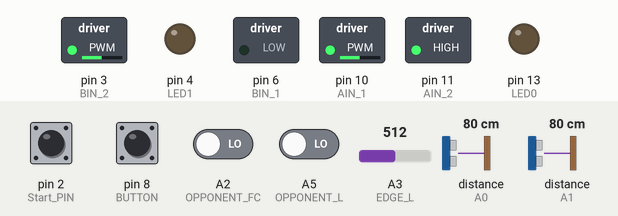
Simulated run of this sketch. Board: Arduino Uno, built with avr-gcc and run on an emulated ATmega328P. On the bench: switched loads named in the sketch (green lamp = pin HIGH), output pins drawn as LEDs (lit = HIGH). Dashed ring = blinking. The test bench sets the inputs (shaded band); at power-on: pin 2 (Start_PIN), pin 8 (BUTTON) HIGH, A2 (OPPONENT_FC), A5 (OPPONENT_L) LOW, A3 (EDGE_L) = 512, distance to the obstacle (sensors on A0, A1) 80 cm.

Above: at 1.4 s.
1.5 s: A3 (EDGE_L) set to 492
At 2.11 s:
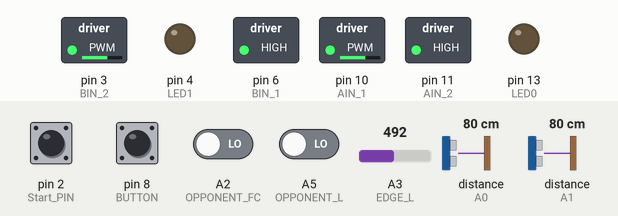
At 2.88 s:
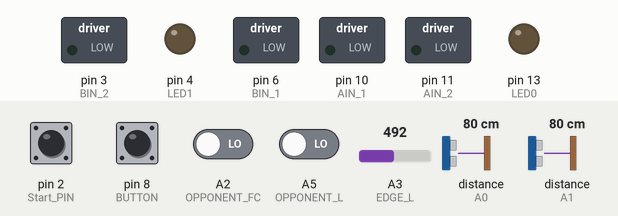
4.5 s: pin 2 (Start_PIN) pulled LOW for 1 s
At 5.6 s:
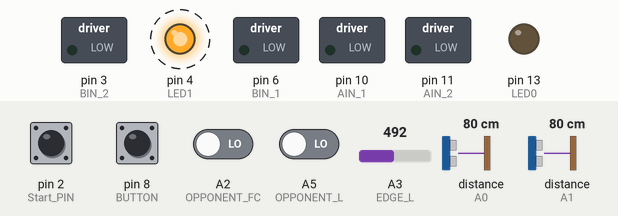
Timing chart, 0 to 14.5 s (numbered marks = the images above; inputs shaded):
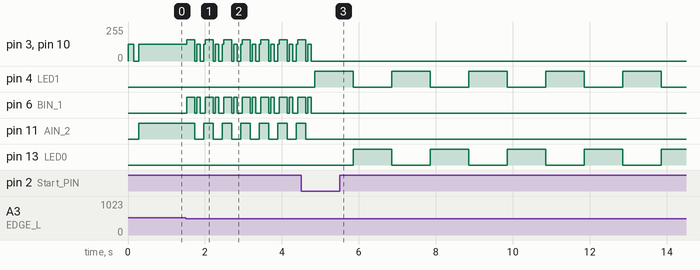

Measured:
- the behaviour switches between 501 and 500 on A3 (EDGE_L) (found by bisection; images 0 and 1)
- after the input at 1.5 s, pin 3 (BIN_2): 125/255 → 160/255 at once, then repeats every 0.48 s: 0/255 0.05 s, 125/255 0.10 s, 0/255 0.09 s, 125/255 0.04 s, 160/255 0.20 s; pin 6 (BIN_1): LOW → HIGH at once, then repeats every 0.48 s: LOW 0.05 s, HIGH 0.10 s, LOW 0.13 s, HIGH 0.20 s
- after the input at 4.5 s, pin 4 (LED1): alternates HIGH for 1.0 s and LOW for 1.0 s, starting after 0.36 s; pin 6 (BIN_1): goes on until 4.8 s, then stays LOW; pin 11 (AIN_2): goes on until 4.6 s, then stays LOW; pin 13 (LED0): alternates HIGH for 1.0 s and LOW for 1.0 s, starting after 1.4 s

The sketch:

Sumo_last_test_firmware.ino
```cpp
  // Wiring Connections.

  #include <SharpIR.h>
  #define model 20150


  #define LED0          13  // Onboard LED 0 dublicate on PBC
  #define LED1          4   // PBC LED 1
  #define Start_PIN     2   // Start module start pin
  //#define KILL_PIN      12  // Start module kill pin
  #define BUZZ          9   // Buzzer
  #define BUTTON        8   // Start button
  #define EDGE_L        A3   // Left edge sensor
  #define EDGE_R        A3   // Right edge sensor
  #define EDGE_M        A3   // Right edge sensor
  #define OPPONENT_L    A5  // Left opponent sensor
  #define OPPONENT_R    A4  // Right opponent sensor
  #define OPPONENT_FR   A1  // Front right opponent sensor
  #define OPPONENT_FC   A2  // Front center opponent sensor
  #define OPPONENT_FL   A0  // Front left opponent sensor

//#define DEBUG_ENABLE

//#define Back_Start

#define UseGyverMotor 0 // 0 - Simple Drive, 1 - GyverMotor


/////////////////////

//#define useLineSen
//#define testAtHohe
/////////////////////
int disR;
int disL;
int sensorValue = 0;
int count = 0;


////////////////////////////////////
//////////// SPEED ////////////////
//////////////////////////////////
#define MAX_SPEED 200
#define STRAIGHT_SPEED 125
#define SEARCH_SPEED_1 100
#define SEARCH_SPEED_2 100
#define ROTATE_TANK_SPEED 125
#define ROTATE_SPEED 125
#define BRAKEOUT_SPEED 160
#define ATACK_SPEED 125

////////////////////////////////

bool mode = 0;        // Mode 0: For 2S
// Mode 1: For 3S


int difference = 0;
uint32_t myTimer1;
uint8_t attackZone = 0; //0-12

SharpIR Sharp_R(OPPONENT_FR, model);
SharpIR Sharp_L(OPPONENT_FL, model);

/*
  int PWMA = 5;
  int PWMB = 6;
  int BIN_1 = 11;
  int BIN_2 = 10;
  int AIN_1 = 9;
  int AIN_2 = 8;
*/


//#ifdef TA6586
#define AIN_1 10
#define AIN_2 11
#define BIN_1 6
#define BIN_2 3

#if (UseGyverMotor == 1)
#include <GyverMotor2.h>
GMotor2<DRIVER2WIRE_PWM> motorR(10, 11);
GMotor2<DRIVER2WIRE_PWM> motorL(6, 3);
#endif


// Direction.
#define LEFT    0
#define RIGHT   1

// Global variables.
uint8_t searchDir = LEFT;


// Configure the motor driver.


/*******************************************************************************
   Start Routine
   This function should be called once only when the game start.
 *******************************************************************************/
void startRoutine() {
  // Start delay.
#ifdef Back_Start

drive(-MAX_SPEED+10, -MAX_SPEED);
  // Turn right around 45 degress.
  delay(400);

  drive(-ROTATE_TANK_SPEED, ROTATE_TANK_SPEED);

  delay(150);
  drive(0,0);
  delay(50);

#endif

  // Go straight.
  drive(STRAIGHT_SPEED, STRAIGHT_SPEED);
  delay(150);

  drive(0,0);
  delay(50);
  //drive(-ROTATE_TANK_SPEED, ROTATE_TANK_SPEED);
  //delay(150);
  // Turn left until opponent is detected.
  //drive(-0, ROTATE_TANK_SPEED);

  uint32_t startTimestamp = millis();
  while (StarusFr()) {
    // Quit if opponent is not found after timeout.
    if (millis() - startTimestamp > 200) {
      break;
    }
  }
  //drive(0,0);
  /*

while(true)
{
  blink(1);
  drive(0,0);
}
*/

}


/*******************************************************************************
   Back Off
   This function should be called when the ring edge is detected.
 *******************************************************************************/
void backoff(uint8_t dir) {
  // Stop the motors.

  // Reverse.
  drive(-BRAKEOUT_SPEED, -BRAKEOUT_SPEED);
#ifdef DEBUG_ENABLE
  Serial.println("Reverse");
#endif

  delay(200);

  // Stop the motors.
  drive(0, 0);

  delay(50);

  // Rotate..
  if (dir == LEFT) {
    drive(-ROTATE_SPEED, ROTATE_SPEED);

#ifdef DEBUG_ENABLE
    Serial.println("Dir_Left");
#endif


  } else  {
    drive(ROTATE_SPEED, -ROTATE_SPEED);

#ifdef DEBUG_ENABLE
    Serial.println("Dir_Right");
#endif
  }
  delay(100);

  // Start looking for opponent.
  // Timeout after a short period.
  uint32_t uTurnTimestamp = millis();
  while (millis() - uTurnTimestamp < 200) {
    // Opponent is detected if either one of the opponent sensor is triggered.
    if ( !StarusFr() ||
         !statusL() ||
         !statusR() ||
         digitalRead(OPPONENT_L) ||
         digitalRead(OPPONENT_R) ) {

      // Stop the motors.
      drive(0, 0);
      delay(50);

#ifdef DEBUG_ENABLE
      Serial.println("BrakeOut Trig");
#endif


      // Return to the main loop and run the attach program.
      return;
    }
  }

  // If opponent is not found, move forward and continue searching in the main loop..

  drive(STRAIGHT_SPEED, STRAIGHT_SPEED);

  delay(100);
}


/*******************************************************************************
   Search
 *******************************************************************************/
void search() {
  // Move in circular motion.
  if (searchDir == LEFT) {
    drive(-SEARCH_SPEED_1, SEARCH_SPEED_1);
#ifdef DEBUG_ENABLE
    Serial.println("Search_Left");
#endif
  }
  else {
    drive(SEARCH_SPEED_1, -SEARCH_SPEED_1);
#ifdef DEBUG_ENABLE
    Serial.println("Search_Right");
#endif
  }


}


/*******************************************************************************
   Attack
   Track and attack the opponent in full speed.
   Do nothing if opponent is not found.
 *******************************************************************************/
void attack() {
  uint32_t attackTimestamp = millis();
  if (LineSens() == 0) {
    // Back off and make a U-Turn to the right.
    backoff(RIGHT);

  }

  // Opponent in front center.
  // Go straight in full speed.

  if (StarusFr() && statusL() && statusR()) {
    drive((MAX_SPEED + count), (MAX_SPEED + count));
    count++;
#ifdef DEBUG_ENABLE
    Serial.println("Attack Front Max Speed");
#endif
  }

  else if (StarusFr() && statusL()) {
    drive(ATACK_SPEED, (ATACK_SPEED + 10));
    searchDir = LEFT;
    #ifdef DEBUG_ENABLE
      Serial.println("Attack Front");
    #endif
  }
  else if (StarusFr() && statusR()) {
  drive((ATACK_SPEED + 10), ATACK_SPEED);
  searchDir = RIGHT;
#ifdef DEBUG_ENABLE
    Serial.println("Attack Front");
#endif
  }
  else if (StarusFr()) {
  drive(ATACK_SPEED, ATACK_SPEED);
#ifdef DEBUG_ENABLE
    Serial.println("Attack Front");
#endif
  }

  // Opponent in front left.
  // Turn left.
  else if (statusL()) {
    searchDir = LEFT;
    drive(0, ROTATE_TANK_SPEED);
#ifdef DEBUG_ENABLE
    Serial.println("Attack Front left");
#endif
  }

  // Opponent in front right.
  // Turn right.
  else if (statusR()) {
    searchDir = RIGHT;
    drive(ROTATE_TANK_SPEED, 0);
#ifdef DEBUG_ENABLE
    Serial.println("Attack Front right");
#endif
  }

  // Opponent in left side.
  // Rotate left until opponent is in front.
  else if (!digitalRead(OPPONENT_L) == 1) {
    drive(-ROTATE_SPEED, ROTATE_SPEED);
    searchDir = LEFT;
#ifdef DEBUG_ENABLE
    Serial.println("Attack LEFT");
#endif
    while (StarusFr()) {
      // Quit if opponent is not found after timeout.
      if (millis() - attackTimestamp > 200) {
        break;
      }
    }
  }

  // Opponent in right side.
  // Rotate right until opponent is in front.
  else if (!digitalRead(OPPONENT_R) == 1) {
    drive(ROTATE_SPEED, -ROTATE_SPEED);
    searchDir = RIGHT;
#ifdef DEBUG_ENABLE
    Serial.println("Attack RIGHT");
#endif
    while (StarusFr()) {
      // Quit if opponent is not found after timeout.
      if (millis() - attackTimestamp > 200) {
        break;
      }
    }
  }
}


/*******************************************************************************
   Setup
   This function runs once after reset.
 *******************************************************************************/
void setup() {

#ifdef DEBUG_ENABLE
  Serial.begin(9600);
  //Serial.setTimeout(100);
#endif

#if (UseGyverMotor == 1)
motorR.setMinDuty(70);   // мин. ШИМ
motorL.setMinDuty(70);   // мин. ШИМ
#endif

  pinMode(Start_PIN, INPUT);
  //pinMode(KILL_PIN, INPUT);

pinMode(OPPONENT_FC, INPUT);
pinMode(OPPONENT_R, INPUT);
pinMode(OPPONENT_L, INPUT);


  pinMode(BUTTON, INPUT_PULLUP);
  //pinMode(EDGE_L, INPUT);
  //pinMode(EDGE_R, INPUT);

#if (UseGyverMotor == 0)
  pinMode(BIN_1, OUTPUT);
  pinMode(BIN_2, OUTPUT);
  pinMode(AIN_1, OUTPUT);
  pinMode(AIN_2, OUTPUT);
#endif


  pinMode(LED0, OUTPUT);
  pinMode(LED1, OUTPUT);

  bool currentMode = 0;


  // Turn off the LEDs.
  // Those LEDs are active low.
  digitalWrite(LED0, 0);
  digitalWrite(LED1, 0);

  // Stop the motors.

  drive(0, 0);

  bool FRONT_State;
    bool FRONT_R_State;
    bool FRONT_L_State;
    bool RIGHT_State;
    bool LEFT_State;
    bool LINE_State;
    bool Button_State;

  while (!digitalRead(Start_PIN))
  {


    Button_State = digitalRead(BUTTON);

#ifdef DEBUG_ENABLE

    // While waiting, show the status of the edge sensor for easy calibration.
    if (!LineSens()) {
      digitalWrite(LED1, HIGH);
    } else {
      digitalWrite(LED1, LOW);
    }

    FRONT_State = StarusFr();
    FRONT_R_State = statusR();
    FRONT_L_State = statusL();
    RIGHT_State = !digitalRead(OPPONENT_R);
    LEFT_State = !digitalRead(OPPONENT_L);
    LINE_State = LineSens();
    Serial.print(disL);
    Serial.print(" ");
    Serial.print(FRONT_L_State);
    Serial.print(" ");
    Serial.print(FRONT_State);
    Serial.print(" ");
    Serial.print(FRONT_R_State);
    Serial.print(" ");
    Serial.print(disR);
    Serial.print(" ");
    Serial.print(LEFT_State);
    Serial.print(" ");
    Serial.print(RIGHT_State);
    Serial.print(" ");
    Serial.print(Button_State);
    Serial.print(" ");
    Serial.print(!LINE_State);
    Serial.print(" ");
    Serial.print(sensorValue);
    Serial.println(" ");
#endif

if(!Button_State)
    {
      break;
    }
  }

  // Wait until button is released.
  while (!digitalRead(Start_PIN))
  {
    Button_State = digitalRead(BUTTON);
    if(Button_State)
    {
      break;
    }
  }

  // Turn on the LEDs.
  digitalWrite(LED0, LOW);
  digitalWrite(LED1, LOW);

  startRoutine();
}

/*******************************************************************************
   Main program loop.
 *******************************************************************************/
void loop() {
#ifdef useLineSen

  // Edge is detected on the left.
  if (LineSens() == 0) {
    // Back off and make a U-Turn to the right.
    backoff(RIGHT);

    // Toggle the search direction.
    //searchDir ^= 1;
  }

  // Edge is detected on the right.


  // Edge is not detected.

  else {

    // Keep searching if opponent is not detected.
#endif
/*
//bool useLineSen = 0;
  // Edge is detected on the left.
  if (LineSens() == 0) {
    // Back off and make a U-Turn to the right.
    backoff(RIGHT);

    // Toggle the search direction.
    searchDir ^= 1;
  }

  // Edge is detected on the right.


  // Edge is not detected.

  else {
   */
    // Keep searching if opponent is not detected.
    if ( !StarusFr() &&
         !statusL() &&
         !statusR() &&
         digitalRead(OPPONENT_L) &&
         digitalRead(OPPONENT_R) ) {
      search();
#ifdef DEBUG_ENABLE
      Serial.println("GO SEARCH void");
#endif

    }

    // Attack if opponent is in view.
    else {
      attack();
#ifdef DEBUG_ENABLE
      Serial.println("GO to Attack void");
#endif
    }


  // Stop the robot if the button is pressed.
  if (!digitalRead(Start_PIN) || !digitalRead(BUTTON))
  //if (!digitalRead(BUTTON))
  {
    // Stop the motors.
    drive(0, 0);


    digitalWrite(LED0, LOW);
    // Loop forever here.
    while (1) {
      digitalWrite(LED0, LOW);
      digitalWrite(LED1, HIGH);
      delay(1000);
      digitalWrite(LED0, HIGH);
      digitalWrite(LED1, LOW);
      delay(1000);
    }

  }

}
#ifdef useLineSen
}
#endif


void drive(int left, int right) {


#if (UseGyverMotor == 1)
motorR.setSpeed(right);
motorL.setSpeed(left);
#endif

#if (UseGyverMotor == 0)
// функция для управления скоростью и направления вращения моторов
  if (left > 255)
    left = 255;
  if (right > 255)
    right = 255;

  left = constrain(left, -255, 255);   // жестко ограничиваем диапозон значений
  right = constrain(right, -255, 255); // жестко ограничиваем диапозон значений

  if (left >= 0)
  {
    digitalWrite(AIN_2, LOW);
    analogWrite(AIN_1, abs(left));
  }
  else
  {
    digitalWrite(AIN_2, HIGH);
    analogWrite(AIN_1, abs(left));
  }
  if (right >= 0)
  {
    digitalWrite(BIN_1, LOW);
    analogWrite(BIN_2, abs(right));
  }
  else
  {
    digitalWrite(BIN_1, HIGH);
    analogWrite(BIN_2, abs(right));
  }
#endif

}

bool statusL()
{
  bool statusLeft;
  disL  = Sharp_L.distance();
  if (disL < 80)
  {
    statusLeft = true;
  }
  else {
    statusLeft = false;
  }
  return statusLeft;

}
bool statusR()
{
  bool statusRight;
  disR = Sharp_R.distance();
  if (disR < 80)
  {
    statusRight = true;
  }
  else {
    statusRight = false;
  }
  return statusRight;

}
bool StarusFr(){
  bool State_FR = digitalRead(OPPONENT_FC);
  return(State_FR);
  //return(median(State_FR));
  }
// медиана на 3 значения со своим буфером
bool median(bool newVal) {
  static bool buf[3];
  static byte count = 0;
  buf[count] = newVal;
  if (++count >= 3) count = 0;
  return (max(buf[0], buf[1]) == max(buf[1], buf[2])) ? max(buf[0], buf[2]) : max(buf[1], min(buf[0], buf[2]));
}

void blink(uint8_t num)
{
  bool on = 0;
  uint8_t n = 0;
  for (int n = 0; n < num;  n++)
  {
    if (millis() - myTimer1 >= 300)
    { // ищем разницу (300 мс)
      myTimer1 = millis();              // сброс таймера
      if (on)
      {
        digitalWrite(LED0, 0);
      }
      else
      {
        digitalWrite(LED0, 1);
      }
    }
  }
}
bool LineSens()
{
  bool State = 1;
  sensorValue = analogRead(EDGE_L);
  if (sensorValue > 500)
  {
    State = 1;
  }
  else
  {
    State = 0;
  }
  return State;
}


void tactics(byte mode)
{
  switch (mode) {
    case 0:
    {
      long val = 100;
    }
      break;

    case 1:
      {
        long val = 100;
      }
      break;

    case 2:
      {
        long val = 100;
      }
      break;

      case 3:
      {
        long val = 100;
      }
        break;

      case 4:
      {
        long val = 100;
      }
        break;

      case 5:
      {
        long val = 100;
      }
        break;
    }
}
```
